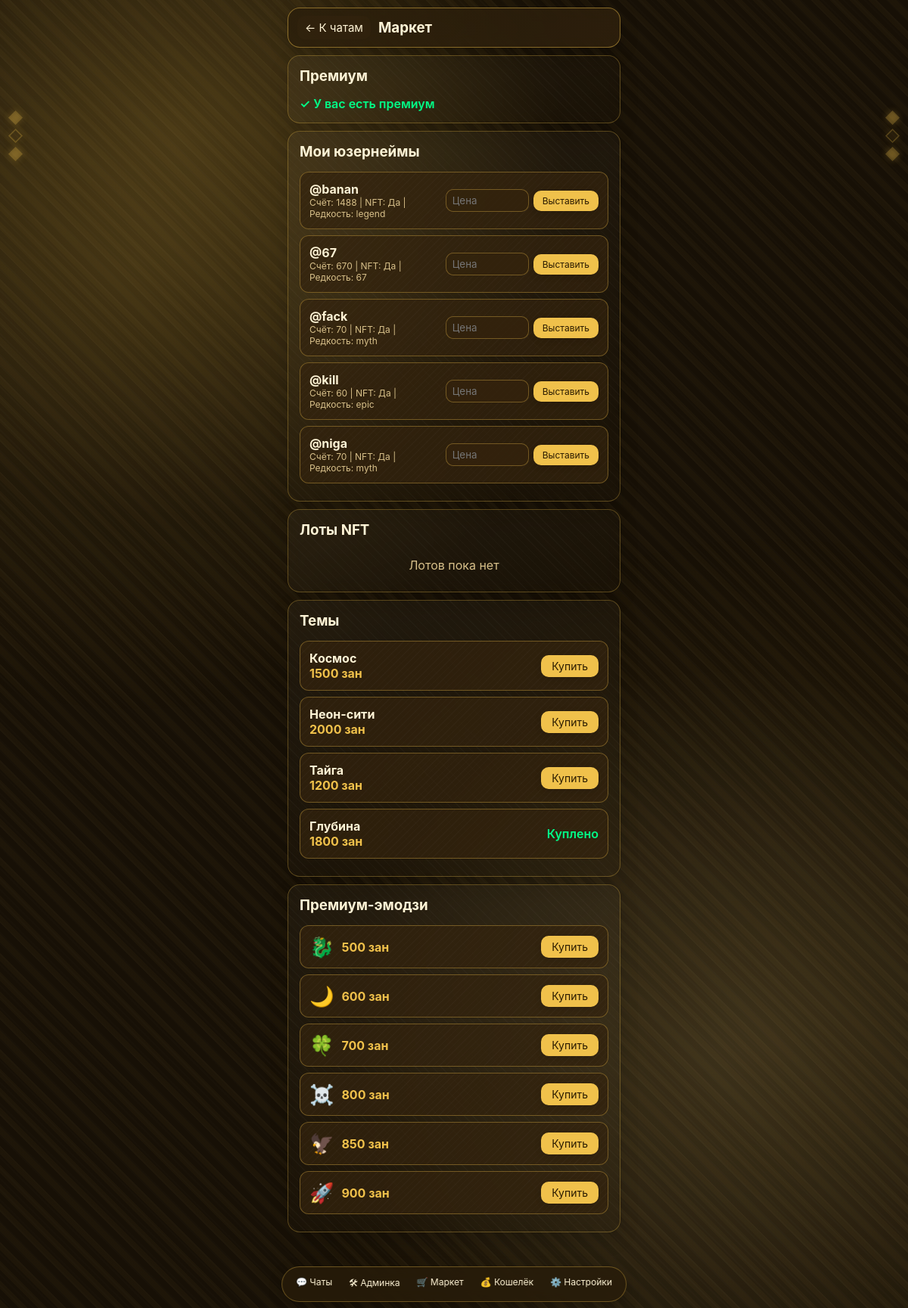
Page /market (signed in) on the committed database.
### tables this page shows
CREATE TABLE user_usernames (
        id INTEGER PRIMARY KEY AUTOINCREMENT,
        user_id INTEGER,
        uname TEXT UNIQUE,
        score INTEGER,
        reason TEXT,
        rarity TEXT,
        is_nft INTEGER DEFAULT 0,
        for_sale INTEGER DEFAULT 0,
        sale_price INTEGER DEFAULT 0,
        created_at TIMESTAMP DEFAULT CURRENT_TIMESTAMP
    );

### app.py (the view)
@app.route('/market')
@login_required
def market():
    user = get_current_user()
    conn = get_db()
    my_usernames = conn.execute('SELECT * FROM user_usernames WHERE user_id = ?', (user['id'],)).fetchall()
    for_sale = conn.execute('''SELECT uu.*, u.username as owner_name FROM user_usernames uu JOIN users u ON u.id = uu.user_id WHERE uu.for_sale = 1 AND uu.user_id != ?''', (user['id'],)).fetchall()
    conn.close()
    return render_template('market.html', user=user, my_usernames=my_usernames, for_sale=for_sale, market_themes=MARKET_THEMES, premium_emojis=PREMIUM_EMOJIS_MARKET)

### app.py (called while the page is built, shortened)
def get_db():
    conn = sqlite3.connect(DB_NAME)
    conn.row_factory = sqlite3.Row
    return conn

def login_required(f):
    @wraps(f)
    def decorated_function(*args, **kwargs):
        if 'user_id' not in session:
            return redirect(url_for('login'))
        conn = get_db()
        user = conn.execute('SELECT * FROM users WHERE id = ?', (session['user_id'],)).fetchone()
        conn.close()
        if user and user['blocked']:
            return redirect(url_for('blocked'))
        return f(*args, **kwargs)
    return decorated_function

def get_current_user():
    if 'user_id' not in session:
        return None
    conn = get_db()
    user = conn.execute('SELECT * FROM users WHERE id = ?', (session['user_id'],)).fetchone()
    conn.close()
    return user

def get_theme_data(theme_key):
    if theme_key in THEMES:
        t = THEMES[theme_key].copy()
        return t

@app.context_processor
def inject_theme():
    user = get_current_user()
    if user:
        theme_key = user['theme'] if user['theme'] else 'default'
        theme = get_theme_data(theme_key)
        return dict(theme=theme, current_user=user, all_themes_global=THEMES, market_themes_global=MARKET_THEMES)
    return dict(theme=THEMES['default'].copy(), current_user=None, all_themes_global=THEMES, market_themes_global=MARKET_THEMES)

### templates/market.html (shortened to what this page needs)
{% extends "base.html" %}
{% block content %}
<div class="header">
    <a href="{{ url_for('search') }}" class="back-btn">← К чатам</a>
    <h3 style="flex: 1;">Маркет</h3>
</div>
<div class="card">
    <h3 style="margin-bottom: 15px;">Премиум</h3>
    {% if user.premium %}
    <div style="color: #00ff88; font-weight: 600;">✓ У вас есть премиум</div>
    {% else %}
    <div style="color: var(--muted); margin-bottom: 10px;">Открывает темы, баннер, эмодзи и реакции</div>
    <a href="{{ url_for('buy_premium') }}" class="btn">Купить премиум за 500 зан</a>
    {% endif %}
</div>
<div class="card">
    <h3 style="margin-bottom: 15px;">Мои юзернеймы</h3>
    {% if my_usernames %}
    {% for un in my_usernames %}
    <div class="market-item">
        <div style="flex: 1; min-width: 150px;">
            <div style="font-weight: bold;">@{{ un.uname }}</div>
            <div style="font-size: 12px; color: var(--muted);">Счёт: {{ un.score }} | NFT: {% if un.is_nft %}Да{% else %}Нет{% endif %} | Редкость: {{ un.rarity }}</div>
        </div>
        {% if not un.is_nft %}
        <form method="POST" action="{{ url_for('nft') }}">
            <input type="hidden" name="uname_id" value="{{ un.id }}">
            <button type="submit" class="btn" style="padding: 6px 12px; font-size: 12px;">Сделать NFT</button>
        </form>
        {% else %}
        {% if un.for_sale %}
        <div class="price-tag">На продаже: {{ un.sale_price }} зан</div>
        <form method="POST" action="{{ url_for('market_unsell') }}">
            <input type="hidden" name="uname_id" value="{{ un.id }}">
            <button type="submit" class="btn" style="padding: 6px 12px; font-size: 12px; background: #c0392b; color: #fff;">Снять</button>
        </form>
        {% else %}
        <form method="POST" action="{{ url_for('market_sell') }}" style="display: flex; gap: 6px; align-items: center;">
            <input type="number" name="price" class="input" style="margin-bottom: 0; width: 110px; padding: 6px 8px;" placeholder="Цена" required min="0">
            <button type="submit" class="btn" style="padding: 6px 12px; font-size: 12px;">Выставить</button>
        </form>
        {% endif %}
        {% endif %}
    </div>
    {% endfor %}
    {% else %}
    <div style="color: var(--muted); text-align: center; padding: 10px;">Юзов нет</div>
    {% endif %}
</div>
<div class="card">
    <h3 style="margin-bottom: 15px;">Лоты NFT</h3>
    {% if for_sale %}
    {% for lot in for_sale %}
    <div class="market-item">
        <div style="flex: 1; min-width: 150px;">
            <div style="font-weight: bold;">@{{ lot.uname }}</div>
            <div style="font-size: 12px; color: var(--muted);">Владелец: {{ lot.owner_name }} | Счёт: {{ lot.score }} | Редкость: {{ lot.rarity }}</div>
            <div class="price-tag" style="margin-top: 2px;">{{ lot.sale_price }} зан</div>
        </div>
        <form method="POST" action="{{ url_for('market_buy_uname') }}">
            <input type="hidden" name="uname_id" value="{{ lot.id }}">
            <button type="submit" class="btn" style="padding: 6px 14px;">Купить</button>
        </form>
    </div>
    {% endfor %}
    {% else %}
    <div style="color: var(--muted); text-align: center; padding: 10px;">Лотов пока нет</div>
    {% endif %}
</div>
<div class="card">
    <h3 style="margin-bottom: 15px;">Темы</h3>
    {% for key, theme in market_themes.items() %}
    <div class="market-item">
        <div style="flex: 1;">
            <div style="font-weight: bold;">{{ theme.name }}</div>
            <div class="price-tag">{{ theme.price }} зан</div>
        </div>
        {% set owned_list = user.owned_themes.split(',') if user.owned_themes else [] %}
        {% if key in owned_list %}
        <span style="color: #00ff88; font-weight: 600;">Куплено</span>
        {% else %}
        <form method="POST" action="{{ url_for('market_buy_theme') }}">
            <button type="submit" class="btn" style="padding: 6px 14px;">Купить</button>
        </form>
        {% endif %}
    </div>
    {% endfor %}
</div>
<div class="card">
    <h3 style="margin-bottom: 15px;">Премиум-эмодзи</h3>
    {% for emoji, price in premium_emojis.items() %}
    <div class="market-item">
        <div style="display: flex; align-items: center; gap: 10px; flex: 1;">
            <span style="font-size: 26px;">{{ emoji }}</span>
            <span class="price-tag">{{ price }} зан</span>
        </div>
        {% set owned_em = user.owned_emojis.split(',') if user.owned_emojis else [] %}
        {% if emoji in owned_em %}
        <span style="color: #00ff88; font-weight: 600;">Куплено</span>
        {% else %}
        <form method="POST" action="{{ url_for('market_buy_emoji') }}">
            <button type="submit" class="btn" style="padding: 6px 14px;">Купить</button>
        </form>
        {% endif %}
    </div>
    {% endfor %}
</div>
{% endblock %}

### templates/market.html (style rules this page uses)
.market-item { padding: 12px; background: color-mix(in srgb, var(--panel) 88%, transparent); border: 1px solid var(--border); border-radius: 12px; margin-bottom: 8px; display: flex; align-items: center; gap: 10px; flex-wrap: wrap; transition: background 0.2s, border-color 0.2s, transform 0.1s; background-image: repeating-linear-gradient(135deg, rgba(255,255,255,0.02) 0px, rgba(255,255,255,0.02) 1px, transparent 1px, transparent 6px); }
.price-tag { color: var(--accent); font-weight: 700; }

### rows in the picture
user_usernames: uname "banan", score "1488", is_nft "Да", rarity "legend"
user_usernames: uname "67", score "670", is_nft "Да", rarity "67"
user_usernames: uname "fack", score "70", is_nft "Да", rarity "myth"
user_usernames: uname "kill", score "60", is_nft "Да", rarity "epic"
user_usernames: uname "niga", score "70", is_nft "Да", rarity "myth"

### other values in the picture
{{ theme.decor | safe }} "◆ ◇ ◆ ◆ ◇ ◆"
{{ theme.name }} "Космос" "Неон-сити" "Тайга" "Глубина"
{{ theme.price }} "1500" "2000" "1200" "1800"
{{ emoji }} "🐉" "🌙" "🍀" "☠️" "🦅" "🚀"
{{ price }} "500" "600" "700" "800" "850" "900"
